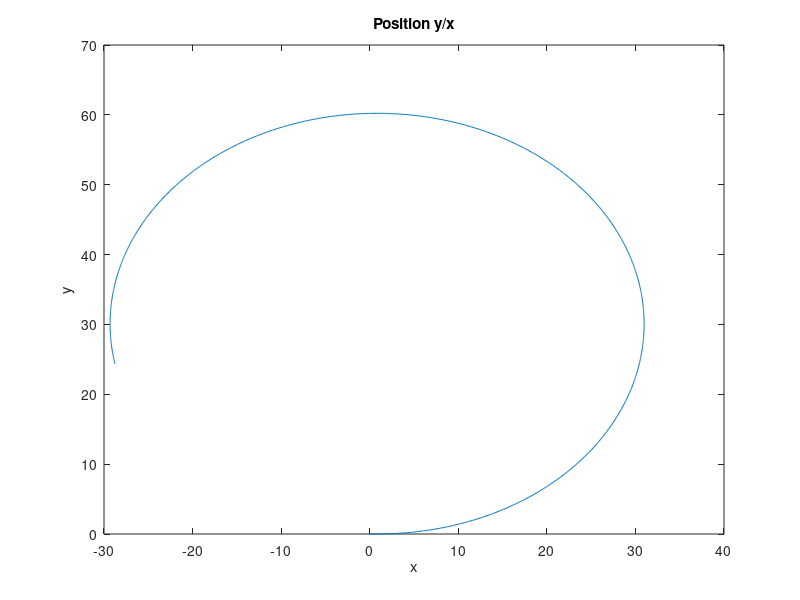
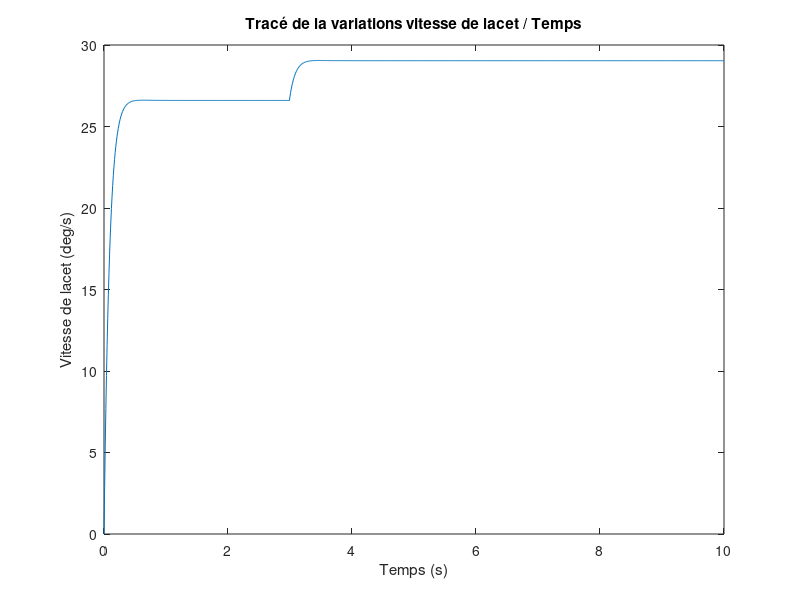
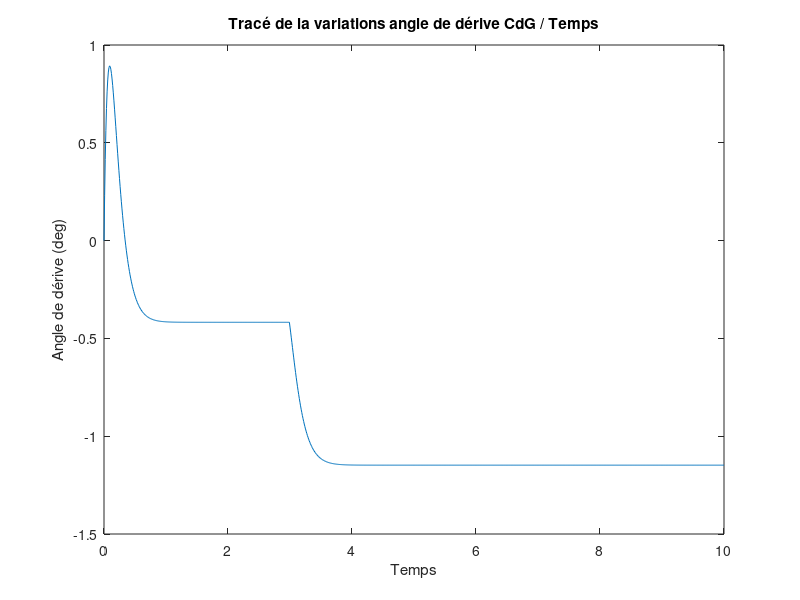
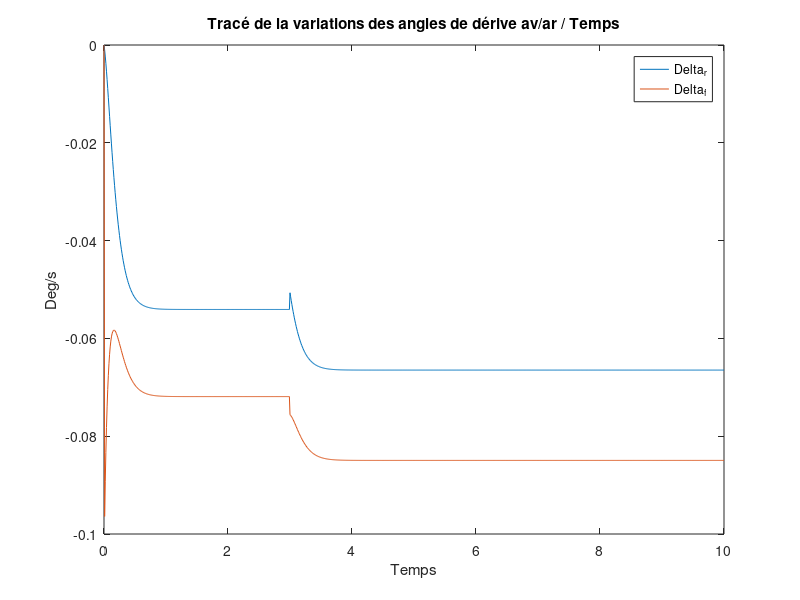

Recreate these plots in MATLAB, in order.
close all;  
clear;      
clc;    
%Caractéritisque prédéfinies :
m = 1310 ;  %Masse du véhicule en Kg
Iz = 1760 ; %Moment d'inertie en Kg.m^+2
Lf = 1.2 ;  %Demi empattement avant en m
Lr = 1.4 ;  %Demi empattement arrière en m 
L = Lr+Lf;  %empattement total en m
Cf = 69740; %Rigidité de dérive avant en N.rad^-1
Cr = 63460; %Rigidité de dérive arrière en N.rad^-1

%Variables de temps :
dt =0.01;
Tf = 10;
T_ = (0:dt:Tf)';
Nb=length(T_);

%Entrées du modèle : 
u_ = 50/3.6 * ones (length(T_),1); %La vitesse linéaire du véhicule au CdG en m.s^-1
u_(T_>=3) = 55/3.6; %Légère accélération
Beta_= 6* pi/180* ones (length(T_),1); %Angle de braquage en rad

%Les differentes sorties : 

% Initialisation des états à l'instant k=1 :
% dTheta_0 est la vitesse de lacet r (rad/s)
dTheta_0 = 0;
Delta_0 = 0; 
Theta_0 = 0; 
x_0=0;
y_0=0;
% Stockage: 
dTheta_ = zeros(Nb, 1);    % Vitesse de lacet r
Delta_ = zeros(Nb, 1);     % Angle de dérive beta
Theta_ = zeros(Nb, 1);     % Angle de cap
Delta_r = zeros(Nb, 1);    % Angle de dérive arrière alpha_r
Delta_f = zeros(Nb, 1);    % Angle de dérive avant alpha_f
dThetaSG_=zeros(Nb, 1);    % Vitesse de lacet r sans glissement
Ff_=zeros(Nb, 1);          % Force latérale avant
Fr_=zeros(Nb, 1);          % Force latérale arrière
x_=zeros(Nb,1);            % Position x CdG
y_=zeros(Nb,1);            % Position y CdG
v_=zeros(Nb,1);            % Calcul de la vitesse latérale v (m/s)

for k = 2:Nb
    u_1=u_(k);
    Beta_1=Beta_(k);
    dThetaSG_=u_1/L * tan(Beta_);

    %Composantes de la matrice A (Jacobienne) :

    a11 = -(Lr^2*Cf + Lr^2*Cr)/(u_1*Iz);
    a12 = (Lr*Cr - Cf*Lf)/Iz;
    a21 = (Lr*Cr - Lf*Cf)/(m*(u_1).^2)-1;
    a22 = -(Cf+Cr)/(m*u_1);
    b1 =  Lf*Cf/Iz;
    b2 =  Cf/(m*u_1);

    %Valeur des differents angles :

    %Mise à jour de l'état
    d2Theta_1 = a11 * dTheta_0 + a12 * Delta_0 + b1 * Beta_1; %Vitesse de lacet
    dDelta_1 = a21 * dTheta_0 + a22 * Delta_0 + b2 * Beta_1; %Angle de dérive global

    dTheta_1 = dTheta_0 + dt * d2Theta_1;
    Theta_1 = Theta_0 + dt * dTheta_1;
    Delta_1 = Delta_0 + dt * dDelta_1;

    % Composante latérale de la vitesse au CdG
    Vy_1 = u_1 * Delta_1; 

    % Norme de la vitesse du CdG
    V_1 = sqrt(u_1^2 + Vy_1^2);

    % Vitesse latérale à l'essieu avant
    Vy_f_1 = u_1 * Delta_1 + Lf * dTheta_1;

    % Norme de la vitesse à l'essieu avant
    uf_1 = sqrt(u_1^2 + Vy_f_1^2);

    %Mise à jour des dérives avant et arrière
    Delta_r1 = Delta_1 - Lr * dTheta_1 / u_1;
    Delta_f1 = Delta_1 - Beta_1 + Lf * dTheta_1 / u_1;

    %Mise à jour tableau x et y
    x_1=x_0 + u_1*cos(Theta_1)*dt;
    y_1=y_0 + u_1*sin(Theta_1)*dt;
    
    %Mise à jour des forces 
    Ff_1 = -Cf * Delta_f1;
    Fr_1 = -Cr * Delta_r1;
    
    %Sortie calculées via les entrés
    dTheta_(k) = dTheta_1;
    Delta_(k) = Delta_1;
    Theta_(k) = Theta_1;
    Delta_r(k) = Delta_r1;
    Delta_f(k) = Delta_f1;
    x_(k) = x_1;
    y_(k)=y_1;
    v_(k) = u_1 .* tan(Delta_1);
    Ff_(k) = Ff_1;
    Fr_(k) = Fr_1;

    dTheta_0 = dTheta_1; 
    Delta_0 = Delta_1;
    Theta_0 = Theta_1;
    x_0=x_1;
    y_0=y_1;
    
end

% Position y/x
figure;
plot(x_,y_);
title('Position y/x');
xlabel('x');
ylabel('y');

% Tracé de la variations vitesse de lacet / Temps
figure;
plot(T_,dTheta_ * 180/pi);
title('Tracé de la variations vitesse de lacet / Temps');
xlabel('Temps (s)');
ylabel('Vitesse de lacet (deg/s)');

% Tracé de la variations angle de dérive CdG / Temps
figure;
plot(T_,Delta_ * 180/pi);
title('Tracé de la variations angle de dérive CdG / Temps');
xlabel('Temps');
ylabel('Angle de dérive (deg)');

% Tracé de la variations des angles de dérive av/ar / Temps
figure;
plot(T_,Delta_r);
hold on;
plot(T_,Delta_f);
legend('Delta_r','Delta_f');
title('Tracé de la variations des angles de dérive av/ar / Temps');
xlabel('Temps');
ylabel('Deg/s')
hold off;

% Tracé de la variation des forces avant et arrière / Temps
figure;
plot(T_,Ff_);
hold on;
plot(T_,Fr_);
legend('Ff','Fr');
title('Tracé de la variation des forces avant et arrière / Temps');
xlabel('Temps');
ylabel('N');
hold off;

% Tracé de la vitesse longitudinale du CdG (u) / Temps
figure;
plot(T_, u_);
title('Vitesse longitudinale du CdG (u) / Temps');
xlabel('Temps (s)');
ylabel('Vitesse (m/s)');
grid on;

% Tracé de la vitesse latérale v (m/s) par rapport au temps
figure;
plot(T_,v_);
title('Tracé de la vitesse latérale v (m/s) par rapport au temps');
xlabel('Temps');
ylabel('vitesse latérale (m/s)');
